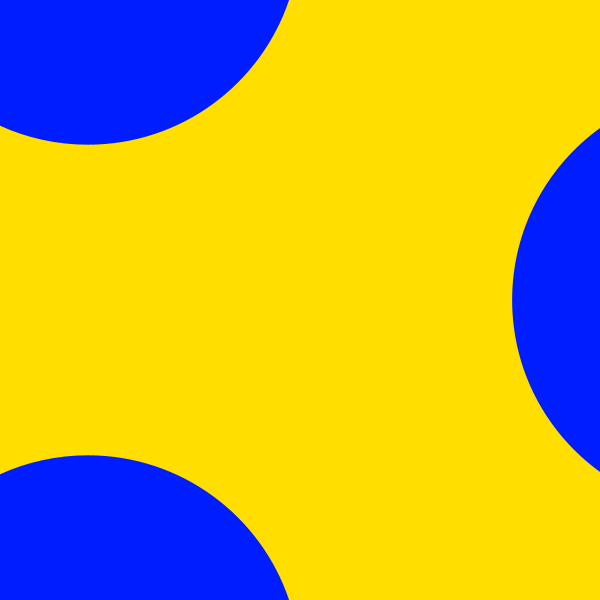
Frame 1 (no input)
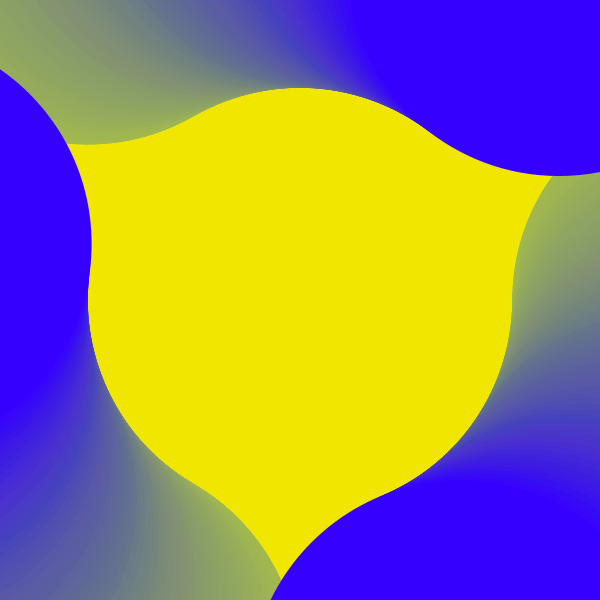
Frame 60 (the mouse pressed at the canvas centre just before this capture)
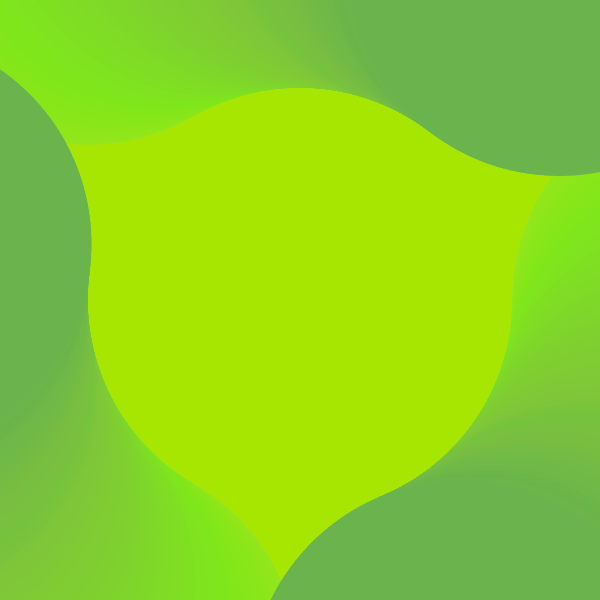
Frame 120 (the mouse held since frame 60 and released just before this capture)

The Processing sketch that drew these frames (run headless with seeded random() and noise(); from frame 60 on, the mouse is pressed at the canvas centre):

// Processing sketch: colcom5
// ── colcom5.pde
int col, vec;
float dista, ang;
void setup() {
  size(600, 600); 
  colorMode(HSB);
  smooth();
  noStroke();
  iniciar();
  background((col+128)%256, 255, 255);

  vec = 10;
}

void draw() {
  dista = dist(mouseX, mouseY, width/2, height/2)*10;
  fill((col+128)%256, 255, 255, 5);
  rect(0, 0, width, height);
  for (int i = 0; i < vec; i++) {
    float dis = (dista/vec)*i;
    if (i%2 == 1) {
      fill(col, 255, 255);
    }
    else {
      fill((col+128)%256, 255, 255);
    }
    ellipse(width/2 + cos(ang)*dis, height/2 +sin(ang)*dis, dis, dis);
    ellipse(width/2 + cos(ang+2*PI/3)*dis, height/2 +sin(ang+2*PI/3)*dis, dis, dis);
    ellipse(width/2 + cos(ang+2*PI/3*2)*dis, height/2 +sin(ang+2*PI/3*2)*dis, dis, dis);
  }
  //cambio de color
  col += int(random(-1, 2));
  col = col%256;
  //angulo 
  ang += 0.02;
  ang = ang%(PI*2);
}

void keyPressed() {
  if (key == 'r') {
    iniciar();
  }
}

void iniciar() {
  col = int(random(256));
  background((col+128)%256, 215, 255);
}
